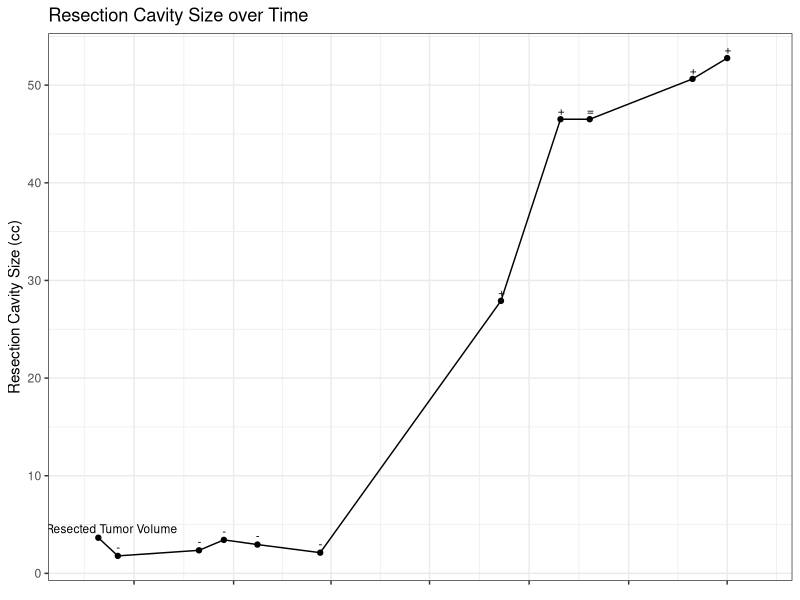
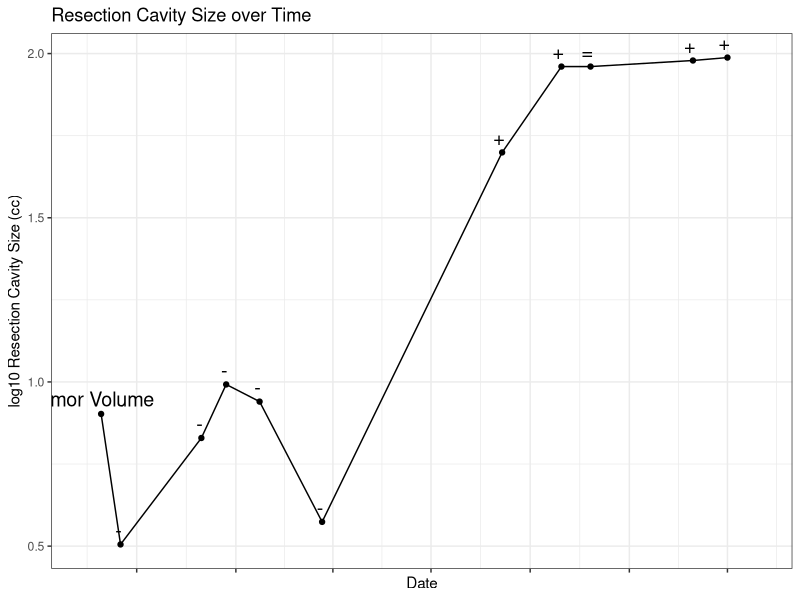
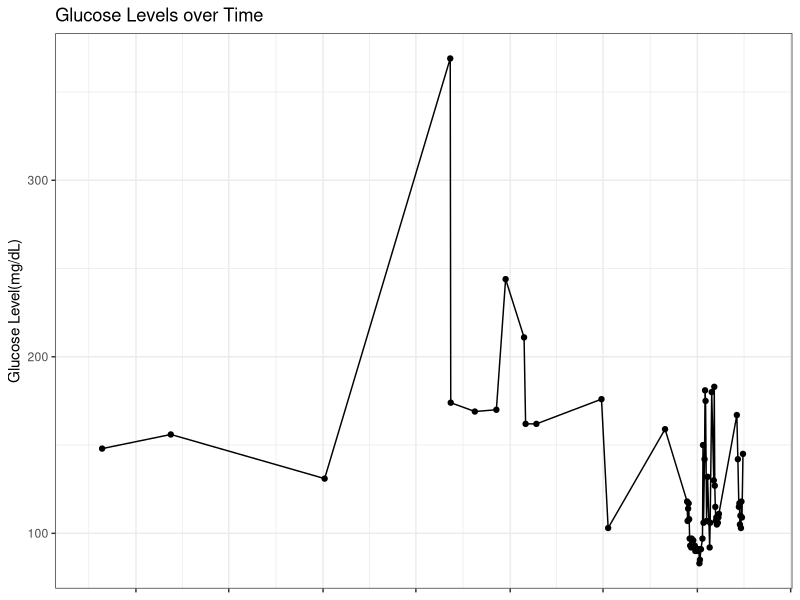
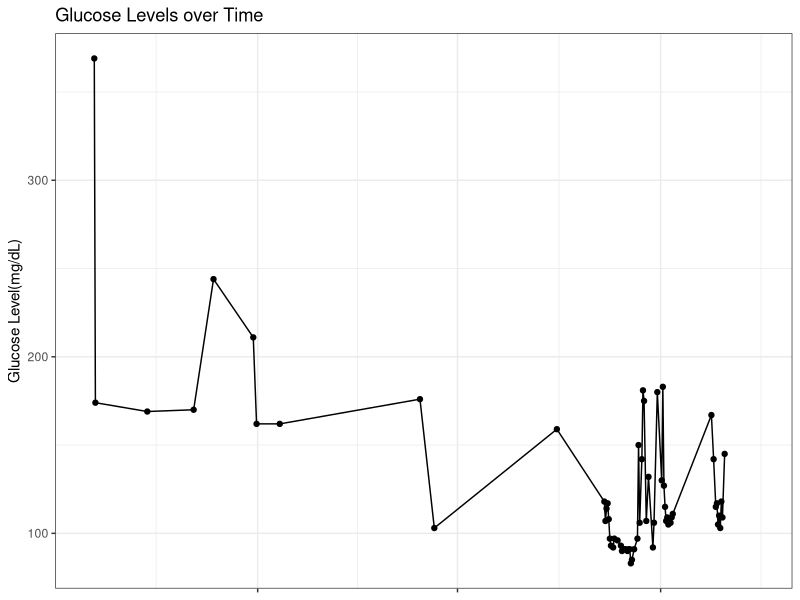
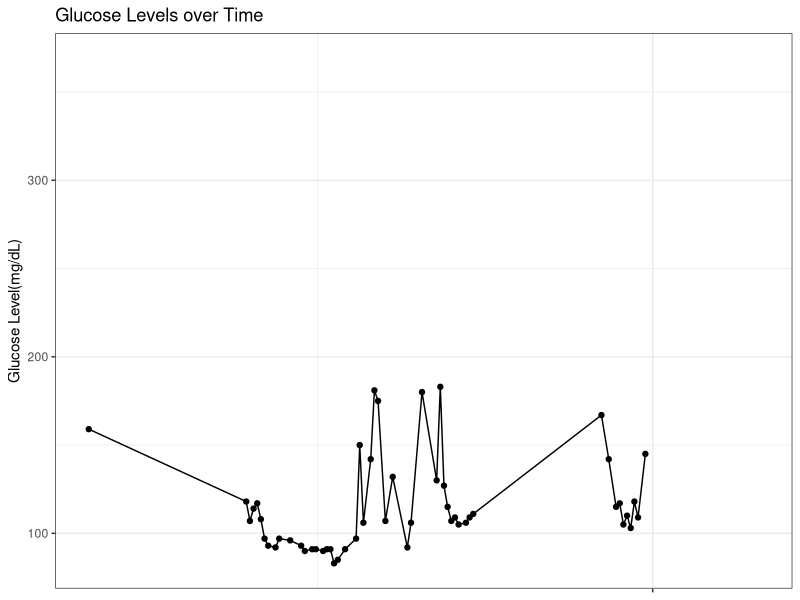
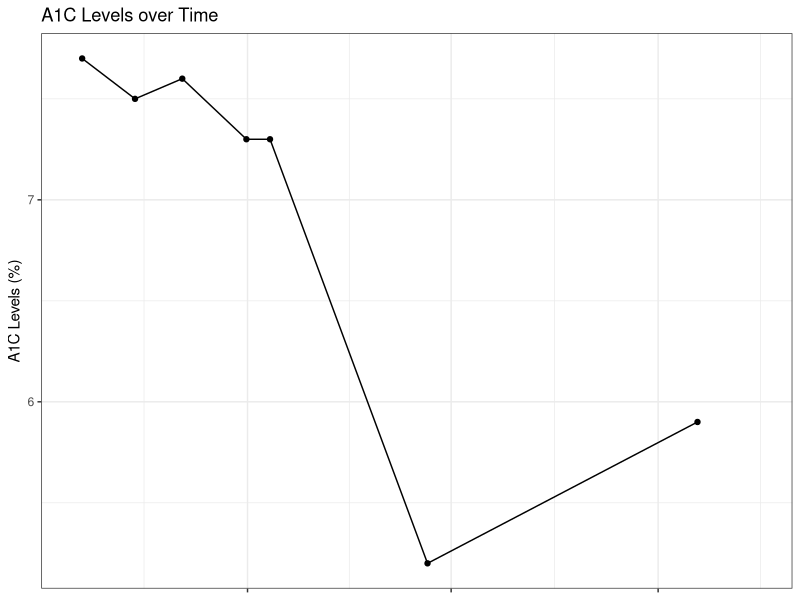
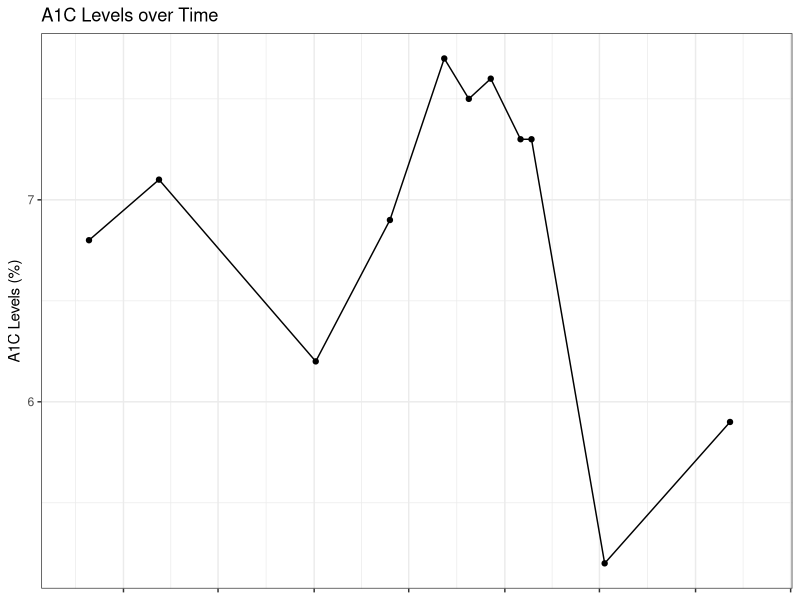
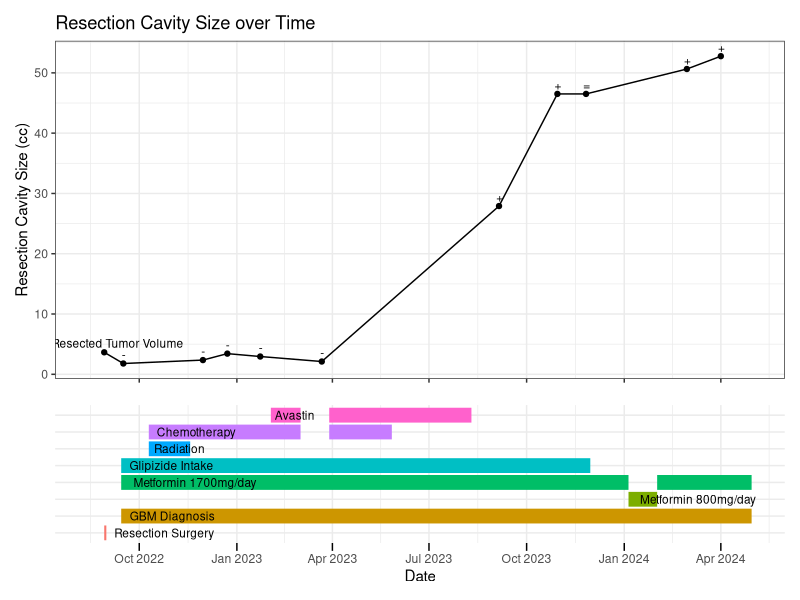

Source code (R) for these figures, in order:
library(cowplot)
library(dplyr)
library(ggplot2)
library(lubridate)
library(dplyr)
library(mgcv)
library(gridExtra)
library(patchwork)

create_plot_grid <- function(plot1, plot2, mo_breaks, xlims) {
  if (!inherits(plot1, "gg")) {
    stop("plot1 is not a valid ggplot object.")
  }

  # check if plot1 has been built successfully
  plot1_build <- ggplot_build(plot1)
  if (is.null(plot1_build)) {
    stop("failed to build plot1.")
  }
  # Apply x-axis limits to plot2
  timeline_plot_spec <- plot2 + 
    scale_x_date(
      limits = xlims,
      breaks = mo_breaks, 
      date_labels = "%b %Y") +
    theme(axis.ticks.x = element_line(color = "black"), 
          axis.ticks.length = unit(0.2, "cm"))
 
  grid <- plot_grid(plot1, timeline_plot_spec, ncol = 1, align = "v", axis = "l", rel_heights = c(2, 1)) +
    plot_layout(heights = c(2, 1), nrow = 1, ncol = 1)
  
  return(grid)
}

# data manipulation
df1 <- read.csv("tumorBurden4.csv")
df1$Date <- as.Date(mdy(df1$Date))

df2 <- read.csv("glucoseLevels.csv")
df2$Date <- as.Date(mdy(df2$Date))

df3 <- read.csv("a1cLevels.csv")
df3$Date <- as.Date(mdy(df3$Date))

df4 <- read.csv("treatmentChanges.csv")
df4$Start1 <- as.Date(df4$Start1, format = "%m/%d/%Y")
df4$End1 <- as.Date(df4$End1, format = "%m/%d/%Y")
df4$Start2 <- as.Date(df4$Start2, format = "%m/%d/%Y")
df4$End2 <- as.Date(df4$End2, format = "%m/%d/%Y")

df5 <- read.csv("glucoseXSTimeline.csv")
df5$Start1 <- as.Date(df5$Start1, format = "%m/%d/%Y")
df5$End1 <- as.Date(df5$End1, format = "%m/%d/%Y")
df5$Start2 <- as.Date(df5$Start2, format = "%m/%d/%Y")
df5$End2 <- as.Date(df5$End2, format = "%m/%d/%Y")

merged_df <- merge(merge(df1, df2, by = "Date", all = TRUE), df3, by = "Date", all = TRUE)

# plots
desired_order <- c("Resection Surgery", "GBM Diagnosis", "Metformin 800mg/day", "Metformin 1700mg/day" , "Glipizide Intake", "Radiation", "Chemotherapy", "Avastin")
df4$Treatment <- factor(df4$Treatment, levels = desired_order)
timeline_plot <- ggplot(df4, aes(y = Treatment, color = Treatment)) +
  geom_segment(aes(x = Start1, xend = End1, yend = Treatment), size = 5) +
  geom_segment(aes(x = Start2, xend = End2, yend = Treatment), size = 5) +  
  geom_text(aes(x = Start1, label = Treatment), vjust = 0.5, hjust = -0.1, size = 3, color = "black") +
  labs(x = "Date",
       y = element_blank(),
       color = "Treatment") +
  theme_minimal() +
  theme(legend.position = "none",
        axis.text.y = element_blank(),
        axis.ticks.y = element_blank(),
        axis.title.y = element_text(size = 12)) +
  xlim(as.Date("2020-10-01"), as.Date("2024-4-30"))
#df4 <- df4[, !(names(df4) %in% c("GapStart", "GapEnd"))]

df5$Treatment <- factor(df5$Treatment, levels = desired_order)
timeline_plot_xs <- ggplot(df5, aes(y = Treatment, color = Treatment)) +
  geom_segment(aes(x = Start1, xend = End1, yend = Treatment), size = 5) +
  geom_segment(aes(x = Start2, xend = End2, yend = Treatment), size = 5) +  
  geom_text(aes(x = Start1, label = Treatment), vjust = 0.5, hjust = -0.1, size = 3, color = "black") +
  labs(x = "Date",
       y = element_blank(),
       color = "Treatment") +
  theme_minimal() +
  theme(legend.position = "none",
        axis.text.y = element_blank(),
        axis.ticks.y = element_blank(),
        axis.title.y = element_text(size = 12)) +
  xlim(as.Date("2023-10-30"), as.Date("2024-4-30"))

resectionCavity <- ggplot(data = df1, aes(x = Date, y = EllipResection)) +
  geom_point() +
  geom_line() +
  geom_text(aes(label = FLAIR), vjust = -0.5, hjust = .4, size = 3) +
  labs(x = element_blank(), y = "Resection Cavity Size (cc)") +  
  ggtitle("Resection Cavity Size over Time") +  
  theme_bw() + 
  theme(axis.text.x = element_blank()) +
  scale_x_date(
    limits = c(as.Date("2022-08-14"), as.Date("2024-04-30")),
    breaks = "3 months", 
    date_labels = "%b %Y")

resectionCavityLog <- ggplot(data = df1, aes(x = Date, y = log)) +
  geom_point() +
  geom_line() +
  geom_text(aes(label = FLAIR), vjust = -0.5, hjust = 0.75, size = 5) +
  labs(x = "Date", y = "log10 Resection Cavity Size (cc)") +  
  ggtitle("Resection Cavity Size over Time") +  
  theme_bw() + 
  theme(axis.text.x = element_blank()) +
  scale_x_date(
    limits = c(as.Date("2022-08-14"), as.Date("2024-04-30")),
    breaks = "3 months", 
    date_labels = "%b %Y")

# xlim(as.Date("2022-08-14"), as.Date("2023-4-30"))

glucoseLevelsLong <- ggplot(data = df2, aes(x = Date, y = ReadingGlucose)) +
  geom_point() +
  geom_line() +
  labs(x = "Date", y = "Glucose Level(mg/dL)") +  
  ggtitle("Glucose Levels over Time") +  
  theme_bw() + 
  theme(axis.text.x = element_blank(),
        axis.title.x = element_blank()) +
  scale_x_date(limits = c(as.Date("2020-10-01"), as.Date("2024-04-30")),
                breaks = "6 months", 
                date_labels = "%b %Y")


glucoseLevelsShort <- ggplot(data = df2, aes(x = Date, y = ReadingGlucose)) +
  geom_point() +
  geom_line() +
  labs(x = "Date", y = "Glucose Level(mg/dL)") +  
  ggtitle("Glucose Levels over Time") +  
  theme_bw() + 
  theme(axis.text.x = element_blank(),
        axis.title.x = element_blank()) +
  scale_x_date(limits = c(as.Date("2022-09-01"), as.Date("2024-04-30")),
               breaks = "6 months", 
               date_labels = "%b %Y")

glucoseLevelsXShort <- ggplot(data = df2, aes(x = Date, y = ReadingGlucose)) +
  geom_point() +
  geom_line() +
  labs(x = "Date", y = "Glucose Level(mg/dL)") +  
  ggtitle("Glucose Levels over Time") +  
  theme_bw() + 
  theme(axis.text.x = element_blank(),
        axis.title.x = element_blank()) +
  scale_x_date(limits = c(as.Date("2023-10-30"), as.Date("2024-04-30")),
               breaks = "6 months", 
               date_labels = "%b %Y")

a1cLevelsShort <- ggplot(data = df3, aes(x = Date, y = A1C)) +
  geom_point() +
  geom_line() +
  labs(x = "Date", y = "A1C Levels (%)") +  
  ggtitle("A1C Levels over Time") +  
  theme_bw() + 
  theme(axis.text.x = element_blank(),
        axis.title.x = element_blank()) +
  scale_x_date(limits = c(as.Date("2022-09-01"), as.Date("2024-04-30")),
               breaks = "6 months", 
               date_labels = "%b %Y")

a1cLevelsLong <- ggplot(data = df3, aes(x = Date, y = A1C)) +
  geom_point() +
  geom_line() +
  labs(x = "Date", y = "A1C Levels (%)") +  
  ggtitle("A1C Levels over Time") +  
  theme_bw() + 
  theme(axis.text.x = element_blank(),
        axis.title.x = element_blank()) +
  scale_x_date(limits = c(as.Date("2020-10-01"), as.Date("2024-04-30")),
               breaks = "6 months", 
               date_labels = "%b %Y")


timeline_plot_res <- timeline_plot +  
  scale_x_date(
  limits = c(as.Date("2022-08-14"), as.Date("2024-04-30")),
  breaks = "3 months", 
  date_labels = "%b %Y") +
  theme(axis.ticks.x = element_line(color = "black"), 
        axis.ticks.length = unit(0.2, "cm"))

timeline_plot_gluC <- timeline_plot +
  scale_x_date(
    limits = c(as.Date("2020-10-01"), as.Date("2024-04-30")),
    breaks = "6 months", 
    date_labels = "%b %Y") +
  theme(axis.ticks.x = element_line(color = "black"), 
        axis.ticks.length = unit(0.2, "cm"))



rc_plot_grid <- create_plot_grid(resectionCavity, timeline_plot, '3 months',  c(as.Date("2022-08-14"), as.Date("2024-04-30")))

gl_plot_grid <- create_plot_grid(glucoseLevelsLong, timeline_plot, '6 months', c(as.Date("2020-10-01"), as.Date("2024-04-30"))) 

gls_plot_grid <- create_plot_grid(glucoseLevelsShort, timeline_plot, '6 months', c(as.Date("2022-09-01"), as.Date("2024-04-30")))

glxs_plot_grid <- create_plot_grid(glucoseLevelsXShort, timeline_plot_xs, '6 months', c(as.Date("2023-10-30"), as.Date("2024-04-30")))

a1cs_plot_grid <- create_plot_grid(a1cLevelsShort, timeline_plot, '6 months',  c(as.Date("2022-09-01"), as.Date("2024-04-30")))

a1cl_plot_grid <- create_plot_grid(a1cLevelsLong, timeline_plot, '6 months',  c(as.Date("2020-10-01"), as.Date("2024-04-30")))


# save all plots
plots <- list(resectionCavity = resectionCavity, 
              resectionCavityLog = resectionCavityLog, 
              glucoseLevelsLong = glucoseLevelsLong, 
              glucoseLevelsShort = glucoseLevelsShort, 
              glucoseLevelsXShort = glucoseLevelsXShort, 
              a1cLevelsShort = a1cLevelsShort,
              a1cLevelsLong = a1cLevelsLong
              )

plot_grids <- list(resectionCavity = rc_plot_grid, 
                   glucoseLevelsLong = gl_plot_grid, 
                   glucoseLevelsShort = gls_plot_grid, 
                   glucoseLevelsXShort = glxs_plot_grid, 
                   a1cLevelsShort = a1cs_plot_grid,
                   a1cLevelsLong = a1cl_plot_grid
)

plot_dir <- "C:/Users/hanna/Desktop/school/Honors Thesis"
if (!file.exists(plot_dir)) {
  dir.create(plot_dir)
}
for (name in names(plots)) {
  plot = plots[[name]]
  filename <- file.path(plot_dir, paste0(name, ".png")) 
  ggsave(filename, plot = plot, width = 10, height = 6, units = "in")
}

for (name in names(plot_grids)) {
  plot = plot_grids[[name]]
  filename <- file.path(plot_dir, paste0(name, "_grid.png")) 
  ggsave(filename, plot = plot, width = 10, height = 6, units = "in")
}

# statistical analysis
merged_df$MonthYear <- format(merged_df$Date, "%Y-%m")
aggregated_df <- merged_df %>%
  group_by(MonthYear) %>%
  summarise(AvgEllipResection = mean(EllipResection, na.rm = TRUE),
            AvgReadingGlucose = mean(ReadingGlucose, na.rm = TRUE),
            AvgA1C = mean(A1C, na.rm = TRUE))
#write.csv(aggregated_df, "aggregated_data.csv", row.names = FALSE)

df6 <- read.csv("aggregatedData2.csv")
df6$Date <- as.Date(mdy(df6$AvgDate))

correlation_glucose <- cor(df6$AvgEllipRes, df6$AvgGlucose, use = "complete.obs")
print(paste0("Correlation between resection cavity size and glucose levels: ", round(correlation_glucose, 2)))
cor_test_glucose <- cor.test(df6$AvgEllipRes, df6$AvgGlucose)
print(paste("p-value:", cor_test_glucose$p.value))

correlation_a1c <- cor(df6$AvgEllipRes, df6$AvgA1C2, use = "complete.obs")
print(paste0("Correlation between resection cavity size and A1C levels: ", round(correlation_a1c, 2)))
cor_test_a1c <- cor.test(df6$AvgEllipRes, df6$AvgA1C2)
print(paste("p-value:", cor_test_a1c$p.value))

correlation_glucose_plot <- ggplot(df6, aes(x = AvgEllipRes, y = AvgGlucose)) +
  geom_point() +
  geom_line() +
  labs(title = "Relationship between Resection Cavity Size and Glucose Levels", x = "Resection Cavity Size (cc)", y = "Glucose Levels (mg/dL)") +
  theme_minimal()
ggsave("correlation_glucose_plot.png", correlation_glucose_plot, width = 8, height = 6, units = "in", dpi = 300, bg = "white")


df6_clean <- na.omit(df6[, c("AvgEllipRes", "AvgA1C2")])

correlation_a1c_plot <- ggplot(df6_clean, aes(x = AvgEllipRes, y = AvgA1C2)) +
  geom_point() +
  geom_line() +
  labs(title = "Relationship between Resection Cavity Size and A1C Levels", x = "Resection Cavity Size (cc)", y = "A1C Levels (%)") +
  theme_minimal()
ggsave("correlation_a1c_plot.png", correlation_a1c_plot, width = 8, height = 6, units = "in", dpi = 300, bg = "white")
